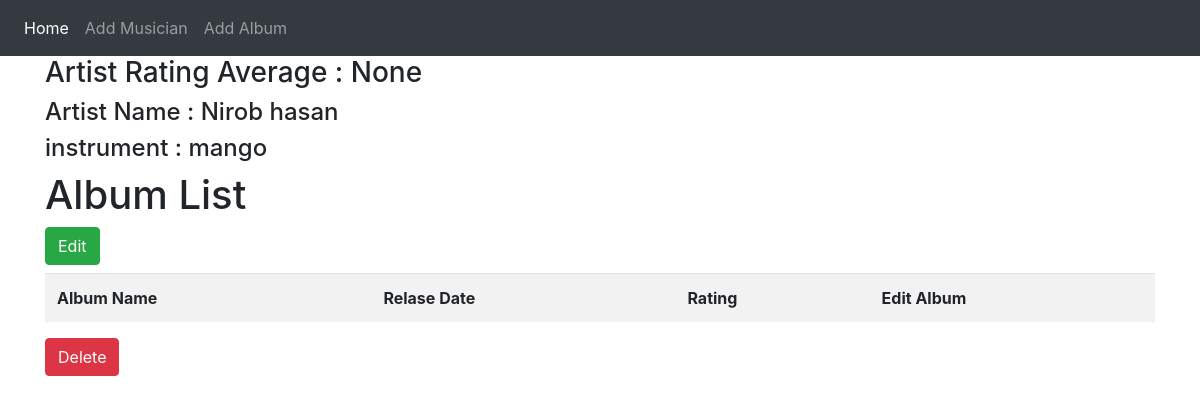
Page /album_list/3/ on the committed database.
### First_App/models.py (models this page shows, shortened)
class Musician(models.Model):
    id = models.AutoField(primary_key=True)
    first_name = models.CharField(max_length=50)
    last_name = models.CharField(max_length=50)
    instrument = models.CharField(max_length=50)

### First_App/views.py (the view)
# urls.py: path('album_list/<int:artist_id>/',views.Album_list,name='Album_list'),
def Album_list(request,artist_id):
    artist_info = Musician.objects.get(pk=artist_id)
    album_list = Album.objects.filter(Artist=artist_id).order_by("num_stars")
    artist_rating = Album.objects.filter(Artist = artist_id).aggregate(Avg('num_stars'))
    diction = {'title':'List of Album','artist_info':artist_info,'album_list':album_list,'artist_rating':artist_rating}
    diction.update({'artist_id':artist_id})
    return render(request,'First_App/album_list.html',context=diction)

### templates/First_App/album_list.html (shortened to what this page needs)
{% extends 'First_App/base.html' %}
{% block body_block %}
<h3>Artist Rating Average : {{ artist_rating.num_stars__avg}}</h3>
<h4>Artist Name : {{ artist_info.first_name }} {{ artist_info.last_name }}</h4>
<h4>instrument : {{ artist_info.instrument }}</h4>
<h1>Album List</h1>
<h3><a href="{% url 'First_App:edit_artist' artist_id=artist_info.id %}" class="btn btn-success">Edit</a></h3>
<table class="table table-striped">
  <tr>
    <th scope="col">Album Name  </th>
    <th scope="col">Relase Date   </th>
    <th scope="col">Rating  </th>
    <th scope="col">Edit Album  </th>
  </tr>
</table>
<a href="{% url 'First_App:delete_artist' artist_id=artist_id %}" class="btn btn-danger btn=sm" onclick="return confirm('delete this Musician?')"> Delete</a>
{% endblock %}

### rows in the picture
Musician: first_name "Nirob", last_name "hasan", instrument "mango"

### other values in the picture
{{ artist_rating.num_stars__avg }} "None"
